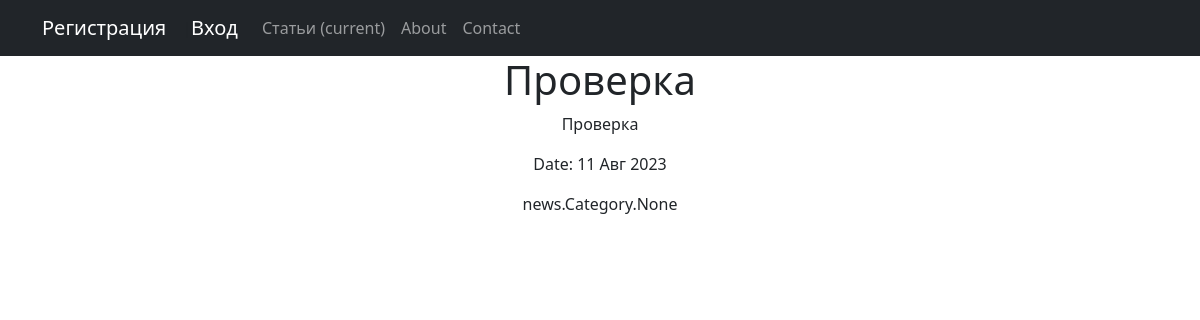
The page /news/67 on the database its author committed.
### news/models.py (models this page shows, shortened)
class Post(models.Model):
    article_or_news = models.CharField(max_length=2, choices=CHOICES)
    date_and_time = models.DateTimeField(default=timezone.now)
    header = models.CharField(max_length=255)
    text = models.TextField()
    rate_of_post = models.IntegerField(default=0)
    category = models.ManyToManyField(Category, through='PostCategory', related_name='get_posts')
    author = models.ForeignKey(Author, on_delete=models.CASCADE)

### news/views.py (the view)
# urls.py: path('news/<int:pk>', PostDetail.as_view(), name='post_detail'),
class PostDetail(DetailView):
    model = Post
    template_name = 'new.html'
    context_object_name = 'new'

### news/templatetags/custom_filters.py (called while the page is built)
@register.filter()
def censor(value):
   nvalue = str(value)
   nvalue = nvalue.split()
   for i in range(len(nvalue)):
      word = nvalue[i].lower()
      if word in bad_words:
         nvalue[i] = (nvalue[i][0] + '*'*(len(nvalue[i])-1))
   return ' '.join(nvalue)

### templates/new.html (shortened to what this page needs)
{% extends 'flatpages/default.html' %}
{% load custom_filters %}
{% block content %}
<h1>{{ new.header|censor }}</h1>
<p>{{new.text|censor}}</p>
<p>Date: {{new.date_and_time|date:'d M Y'}}</p>
<p>{{new.category}}</p>
{% endblock content %}

### rows shown on the page
Post: header|censor "Проверка", text|censor "Проверка", date_and_time "11 Авг 2023", category "news.Category.None"
